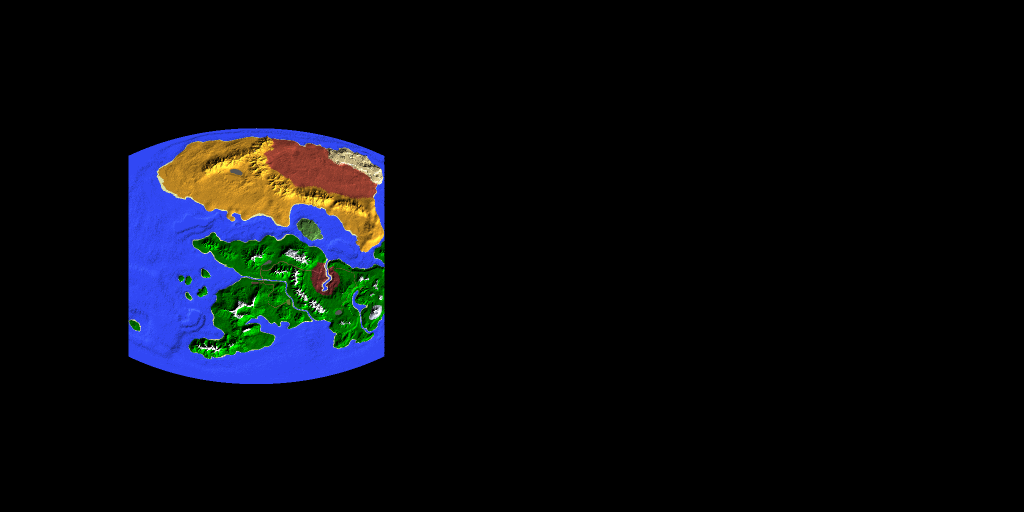
#> input picture Ares at War part 2/Data/PlanetDataFiles/Planet Agaris/3DMap/equirectangular_output.png, 2048 x 1024 px (shown at 1/2 size); its folder holds only this picture in this run
$ python 'Mrschar 3Dmap.py'
#> lines starting #> are read from the running program, lines starting #| are printed output that depends on the picture
import PIL
import os
import sys
from PIL import ImageTk,Image
from collections import Counter


import time
from tkinter import *
from tkinter import filedialog, Text
Mloc = filedialog.askopenfilename(filetypes=(("png files", "*.png"),("all files", "*.*")))
#> the answer given: equirectangular_output.png

img = PIL.Image.open(Mloc)
#> img is the input picture: PIL image 2048x1024 RGB; mean R, G, B 8.6, 10.8, 15.6
img.load()


front = img.crop((0,0,2048,2048))
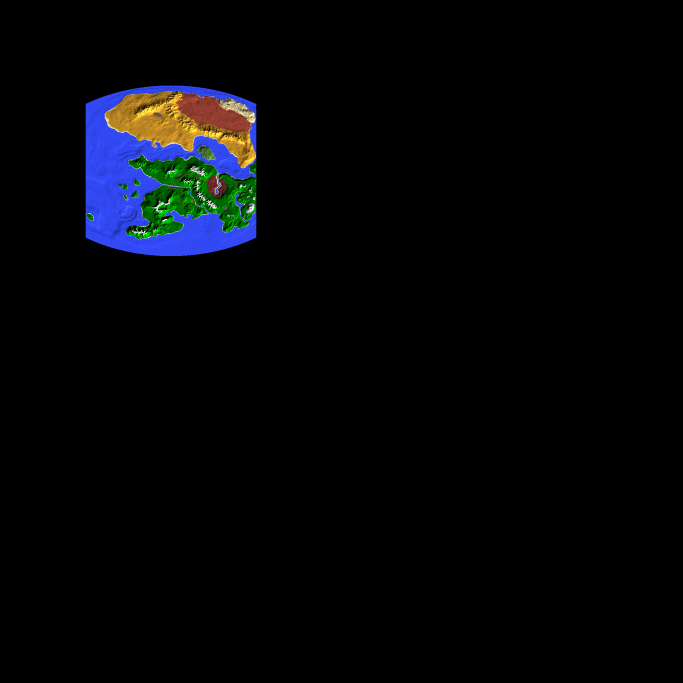
#> front: PIL image 2048x2048 RGB (shown at 1/3 size); mean R, G, B 4.3, 5.4, 7.8
right = img.crop((2048,0,4096,2048))
#> right: PIL image 2048x2048 RGB; every value is 0
back = img.crop((4096,0,6144,2048))
left = img.crop((6144,0,8192,2048))

front.save('front.png')
right.save('right.png')
back.save('back.png')
left.save('left.png')
